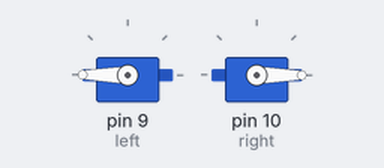
This sketch was run on a simulated Arduino Uno, built with avr-gcc and run on an emulated ATmega328P. Shown: 2 × servo.

Above: at 0.1 s.
At 3.7 s:
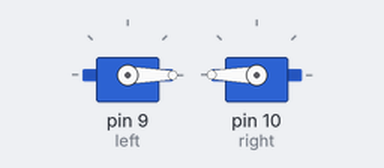
At 6.0 s:
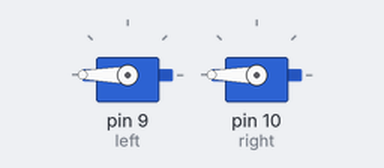
At 6.5 s:
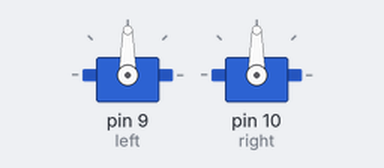
Timing chart, 0 to 8.0 s (numbered marks = the images above):
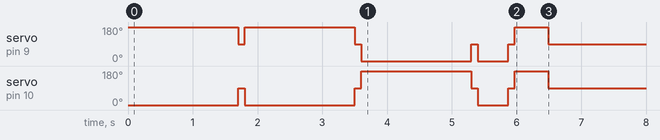

The sketch:

robot_tour_v1_timed.ino
```cpp
#include <Servo.h>
#include <math.h>


Servo left;
Servo right;

//Need to find out time to rotate, assuming around 2 seconds / 2000 ms
//Delay is times in milliseconds
double ROTATION_TIME = 2150;

void rotateCW(float theta) {
  double rotation = 1.75 * (theta/360.0) * ROTATION_TIME;
  left.write(0);
  right.write(0);
  delay(rotation/2);
  left.write(90);
  right.write(90);
}

void rotateCCW(float theta) {
  double rotation = 0.97 * (theta/360.0) * ROTATION_TIME;
  left.write(180);
  right.write(180);
  delay(rotation);
  left.write(90);
  right.write(90);
}

void forward(float distance) {

  double x = distance * (850/10.0);
  left.write(180);
  right.write(0);
  delay(x/2);
  left.write(90);
  right.write(90);
  left.write(180);
  right.write(0);
  delay(x/2);
  left.write(90);
  right.write(90);

  }

void backward(float distance) {
  double x = distance * (850/10.0);
  left.write(0);
  right.write(180);
  delay(x/2);
  left.write(90);
  right.write(90);
  left.write(0);
  right.write(180);
  delay(x/2);
  left.write(90);
  right.write(90);

  }


void setup() {
  // put your setup code here, to run once:
  Serial.begin(9600);
  left.attach(9);
  right.attach(10);
  forward(20);
  delay(100);
  forward(20);
  delay(100);
  backward(20);
  delay(100);
  rotateCW(90);
  delay(100);
  rotateCCW(90);
  delay(100);

}

void loop() {

}
```
